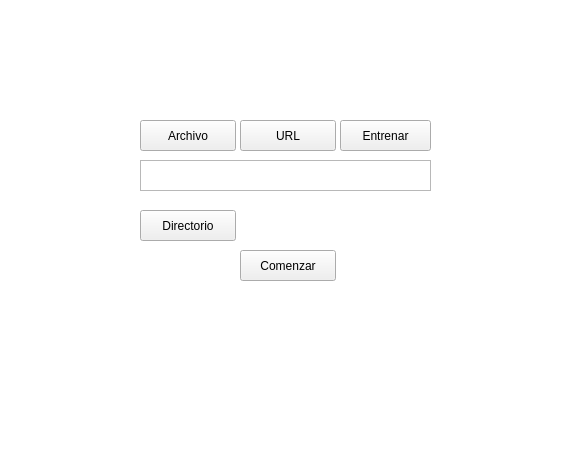
<?xml version="1.0" encoding="UTF-8"?>
<ui version="4.0">
 <class>TFG</class>
 <widget class="QMainWindow" name="TFG">
  <property name="geometry">
   <rect>
    <x>0</x>
    <y>0</y>
    <width>587</width>
    <height>463</height>
   </rect>
  </property>
  <property name="windowTitle">
   <string>MainWindow</string>
  </property>
  <property name="styleSheet">
   <string notr="true">/*Cambiamos el color de la ventana*/
	QMainWindow{
		background-color: #FFFFFF;
	}

	/*Estilos para el botón*/

	
	/*Definimos el estilo para un efecto hover sobre el botón,
	este cambiará su background cuando pasemos el mouse por
	encima*/

	/*Definimos los estilos para los QLineEdit*/
	QLineEdit{
		border-radius: 3px;
		border: 2px solid #00796b;
	}


	
	/*Definimos el estilo para un efecto hover sobre el botón,
	este cambiará su background cuando pasemos el mouse por
	encima*/
	

	/*Definimos los estilos para los QLabel*/
	QLabel{
		font-family: 'Roboto';
	}

	/*Definimos los estilos para los QLabels cuyos nombres son
	'label_usuario' y 'label-password'*/
	#label_usuario, #label_password{
		font-size: 17px;
		color: #212121;
	}
	
	/*Estilo para el QLable cuyo nombre es #label_login*/
	#label_titulo{
		font-size:15px;
		color: #000000;
	}





</string>
  </property>
  <widget class="QWidget" name="centralwidget">
   <widget class="QPushButton" name="baceptar">
    <property name="geometry">
     <rect>
      <x>240</x>
      <y>250</y>
      <width>96</width>
      <height>31</height>
     </rect>
    </property>
    <property name="text">
     <string>Comenzar</string>
    </property>
   </widget>
   <widget class="QPushButton" name="barchivo">
    <property name="geometry">
     <rect>
      <x>140</x>
      <y>120</y>
      <width>96</width>
      <height>31</height>
     </rect>
    </property>
    <property name="text">
     <string>Archivo</string>
    </property>
   </widget>
   <widget class="QPushButton" name="burl">
    <property name="geometry">
     <rect>
      <x>240</x>
      <y>120</y>
      <width>96</width>
      <height>31</height>
     </rect>
    </property>
    <property name="text">
     <string>URL</string>
    </property>
   </widget>
   <widget class="QPushButton" name="bdir">
    <property name="geometry">
     <rect>
      <x>140</x>
      <y>210</y>
      <width>96</width>
      <height>31</height>
     </rect>
    </property>
    <property name="text">
     <string>Directorio</string>
    </property>
   </widget>
   <widget class="QLabel" name="label_dir">
    <property name="geometry">
     <rect>
      <x>200</x>
      <y>340</y>
      <width>47</width>
      <height>13</height>
     </rect>
    </property>
    <property name="text">
     <string/>
    </property>
   </widget>
   <widget class="QPushButton" name="bentrenar">
    <property name="geometry">
     <rect>
      <x>340</x>
      <y>120</y>
      <width>91</width>
      <height>31</height>
     </rect>
    </property>
    <property name="text">
     <string>Entrenar</string>
    </property>
   </widget>
   <widget class="QListWidget" name="listWidget">
    <property name="geometry">
     <rect>
      <x>140</x>
      <y>160</y>
      <width>291</width>
      <height>31</height>
     </rect>
    </property>
   </widget>
  </widget>
  <widget class="QMenuBar" name="menubar">
   <property name="geometry">
    <rect>
     <x>0</x>
     <y>0</y>
     <width>587</width>
     <height>21</height>
    </rect>
   </property>
  </widget>
 </widget>
 <resources/>
 <connections/>
</ui>
